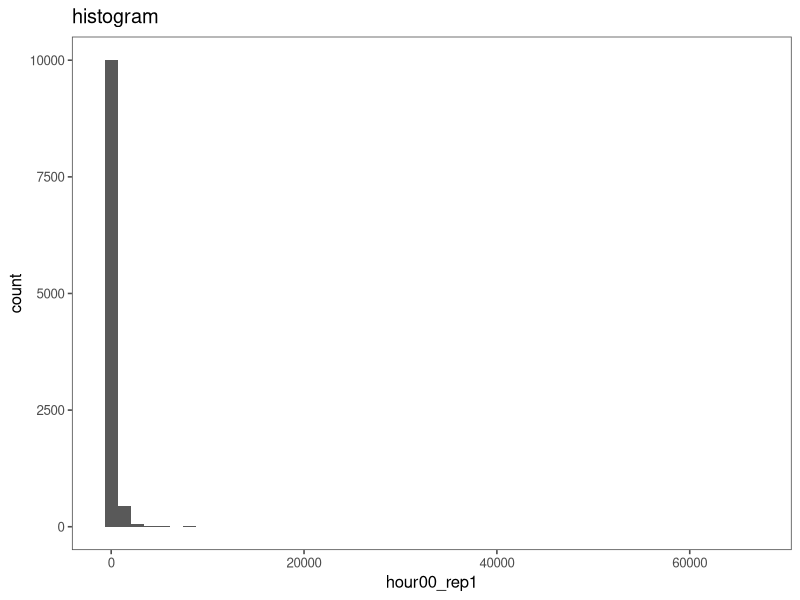
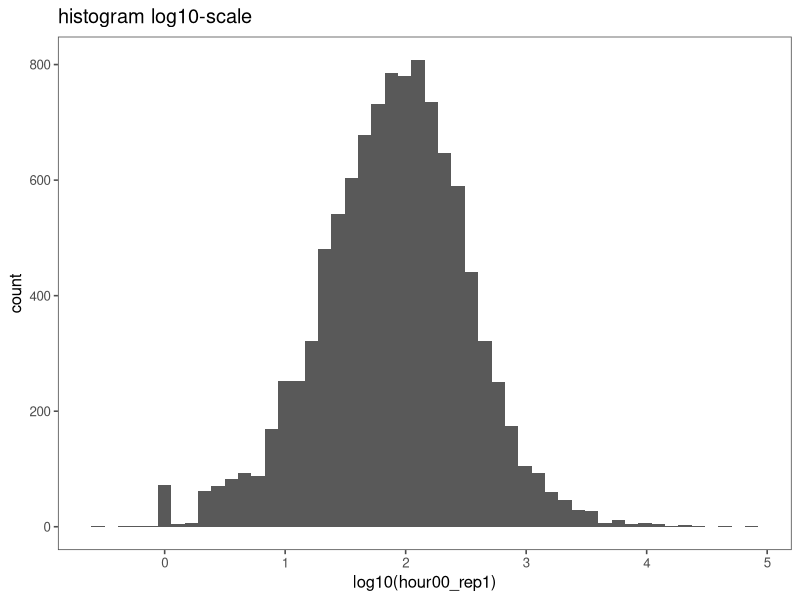
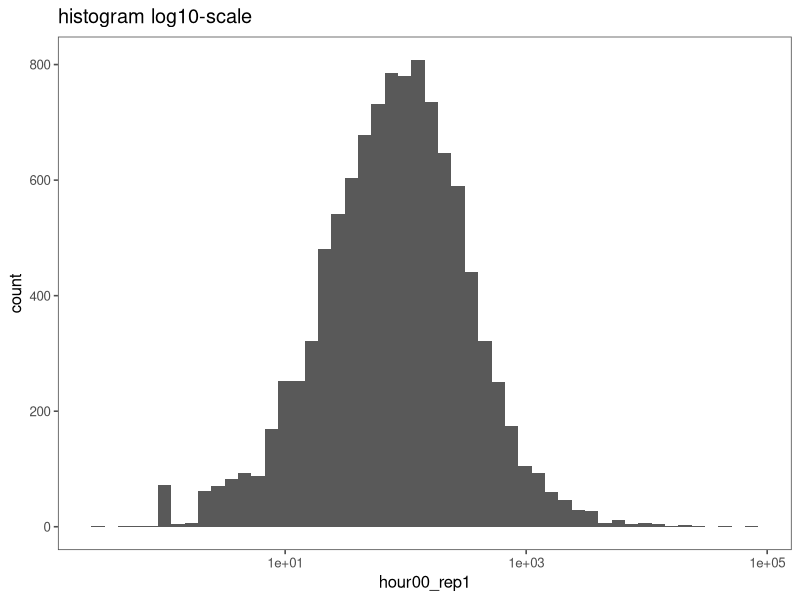
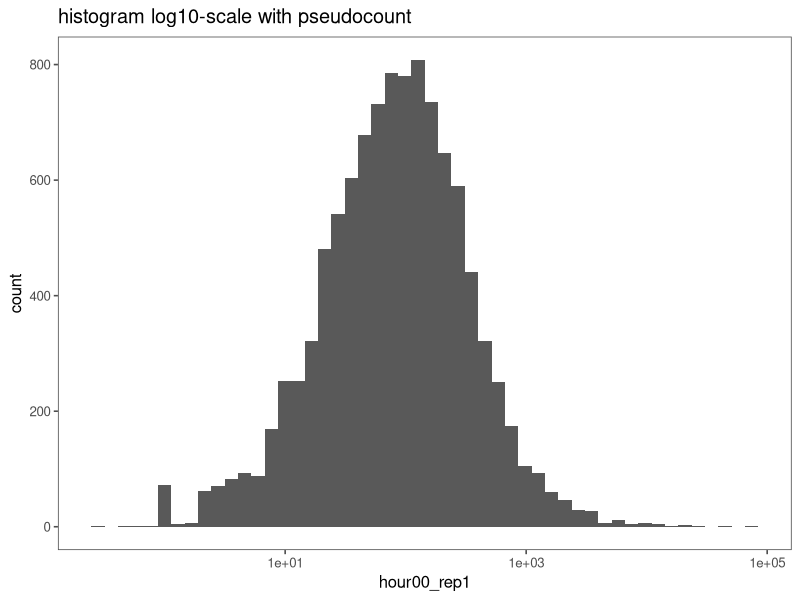
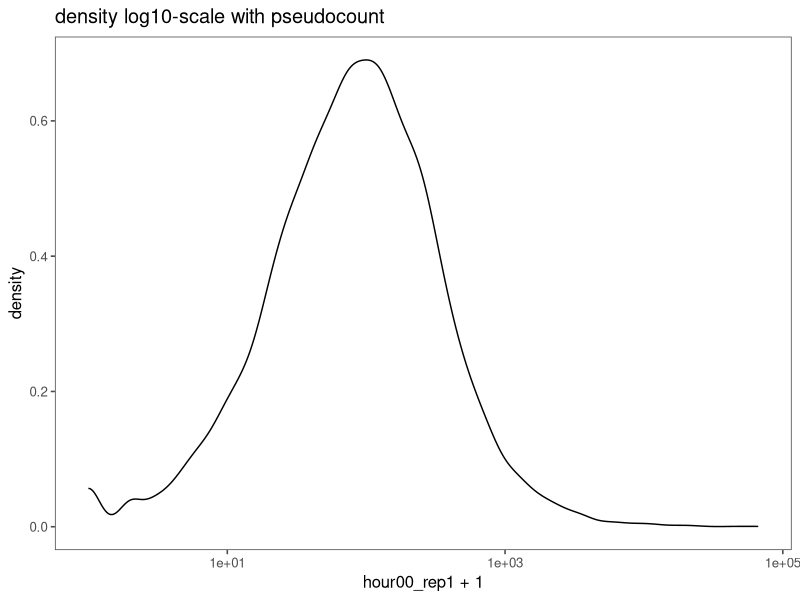
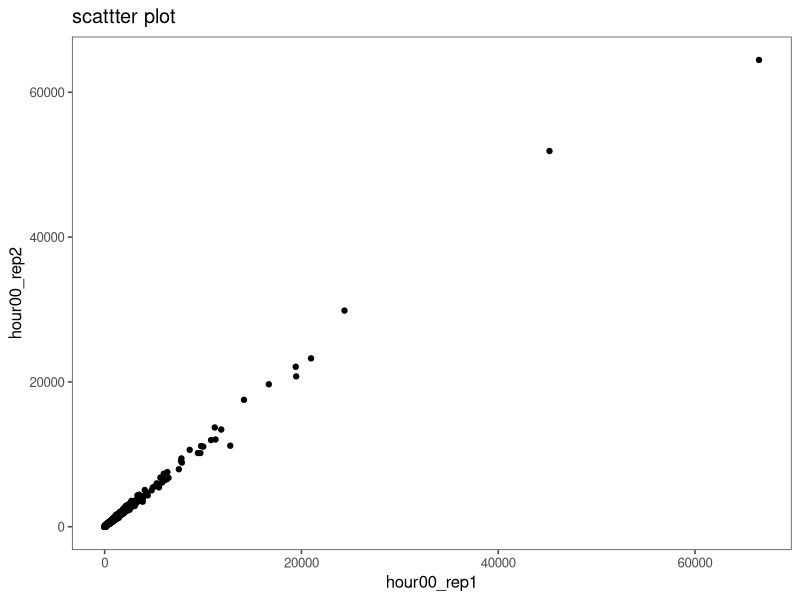
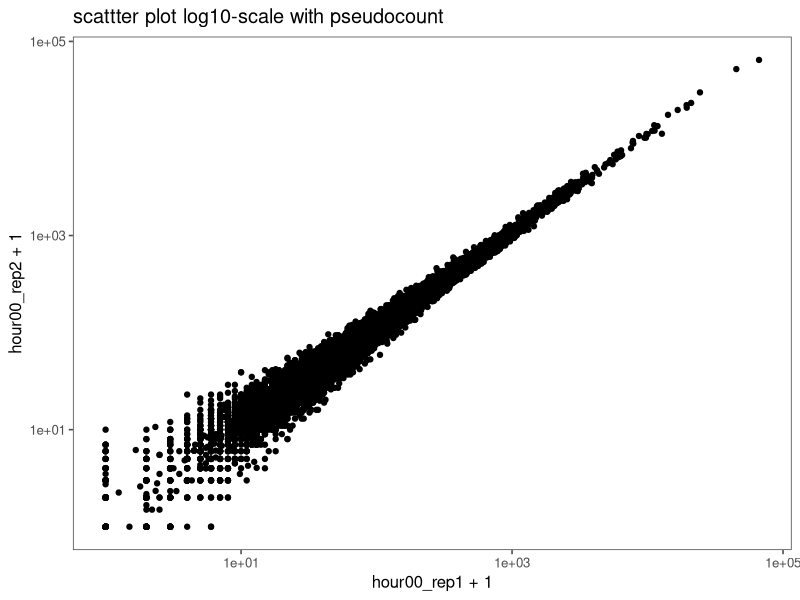
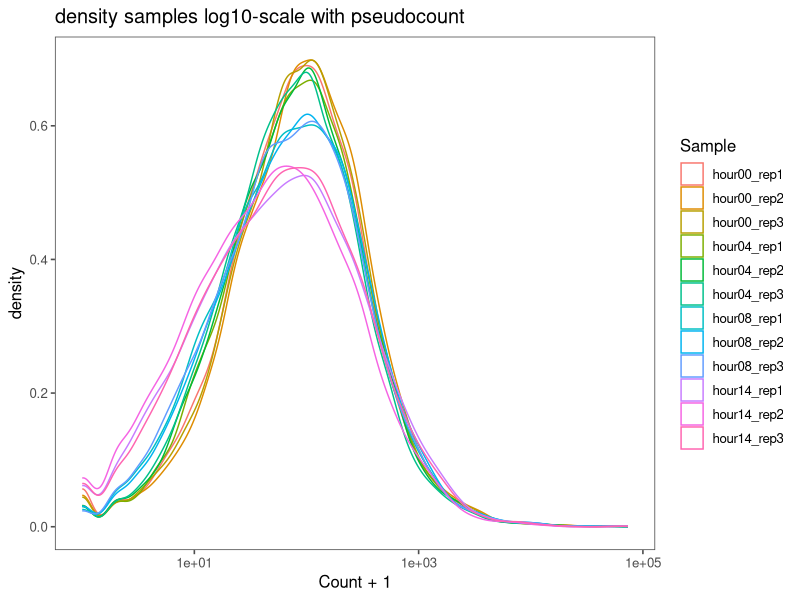

Write the R code that produced these figures, in order.
## ---- chunk 1
# We need to load all the libraries we think are needed for this exercise.
library(tidyverse) # data-warngling
library(ggplot2) # plotting
library(ggthemes) # pretty plotting themes
library(ggrepel) # make nice data point labels
library(reshape2) # converting data from wide-to-long and long-to-wide
library(gridExtra) # arranging multiple plots
library(scales) # nice annotating of x/y axes in plots
library(viridis) # nice color pallete
library(here)
library(corrplot) # easy correlation plots
library(pheatmap) # easy heatmaps
# MUST set working directory
setwd(here()) # need to sent current directory

## ---- chunk 2

data_genelevel <- read_delim(here("2-class2",
                        "data",
                        "data_genelevel.tsv"),
                   delim = "\t",
                   escape_double = FALSE,
                   trim_ws = TRUE)


lib_counts <- data.frame("lib"=colnames(data_genelevel[,-1]),
                         "counts"=colSums(data_genelevel[,-1])
                         )


summary(data_genelevel) # let's get a feel for the data

# histogram
ggplot(data = data_genelevel, aes(x = hour00_rep1)) +
  geom_histogram(bins = 50) +
  theme_few() +
  ggtitle("histogram")


# histogram log10-scale
ggplot(data = data_genelevel, aes(x = log10(hour00_rep1))) +
  geom_histogram(bins = 50) +
  theme_few() +
  ggtitle("histogram log10-scale")

# histogram log10-scale -> my preferred route
ggplot(data = data_genelevel, aes(x = hour00_rep1)) +
  geom_histogram(bins = 50) +
  scale_x_log10() +
  theme_few() +
  ggtitle("histogram log10-scale")

# histogram log10-scale with pseudocount
ggplot(data = data_genelevel, aes(x = hour00_rep1)) +
  geom_histogram(bins = 50) +
  scale_x_log10() +
  theme_few() +
  ggtitle("histogram log10-scale with pseudocount")


# density log10-scale with pseudocount
ggplot(data = data_genelevel, aes(x = hour00_rep1 + 1)) +
  geom_density(bins = 50) +
  scale_x_log10() +
  theme_few() +
  ggtitle("density log10-scale with pseudocount")

# scattter plot
ggplot(data = data_genelevel, aes(x = hour00_rep1, y = hour00_rep2)) +
  geom_point() + 
  theme_few() +
  ggtitle("scattter plot")

# scattter plot log10-scale with pseudocount
ggplot(data = data_genelevel, aes(x = hour00_rep1 + 1, y = hour00_rep2 + 1)) +
  geom_point() + 
  scale_x_log10() +
  scale_y_log10() +
  theme_few() +
  ggtitle("scattter plot log10-scale with pseudocount")

long_genelevel <- reshape2::melt(data_genelevel) # convert from wide-to-long
names(long_genelevel) <- c("gene_symbol","Sample", "Count") # rename columns

# density of all samples log10-scale with pseudocount
ggplot(long_genelevel, aes(x=Count + 1, color = Sample)) + 
  geom_density() +
  scale_x_log10() +
  theme_few() +
  theme(legend.position="right") +
  ggtitle("density samples log10-scale with pseudocount")

# boxplot of all samples log10-scale with pseudocount
ggplot(long_genelevel, aes(y=Count + 1, x = Sample, color = Sample)) + 
  geom_boxplot() +
  scale_y_log10() +
  theme_few() +
  theme(legend.position="right") +
  theme(axis.text.x = element_text(angle = 90, hjust = 1)) +
  ggtitle("boxplot samples log10-scale with pseudocount")

# violinplot of all samples log10-scale with pseudocount
ggplot(long_genelevel, aes(y=Count + 1, x = Sample, color = Sample)) + 
  geom_violin() +
  scale_y_log10() +
  theme_few() +
  theme(legend.position="right") +
  theme(axis.text.x = element_text(angle = 90, hjust = 1)) +
  ggtitle("violinplot samples log10-scale with pseudocount")


## ---- chunk 3
gene_cor_pearson <- cor(x = log10(data_genelevel[,-1] + 1), method = "pearson")


gene_cor_spearman <- cor(x = data_genelevel[,-1], method = "spearman")

corrplot(corr = gene_cor_pearson,
         addCoefasPercent = T,
         addCoef.col = "white",
         number.cex = .8,
         diag = T
         )


corrplot(corr = gene_cor_pearson,
         addCoefasPercent = T,
         addCoef.col = "white",
         number.cex = .8,
         diag = T,
         # col = rev(viridis(20)),
         order = "hclust",
         addrect = 4,
         rect.col = "red",
         title = "Pearson"
         )

corrplot(corr = gene_cor_spearman,
         addCoefasPercent = T,
         addCoef.col = "white",
         number.cex = .8,
         diag = T,
         # col = rev(viridis(20)),
         order = "hclust",
         addrect = 4,
         rect.col = "red",
         title = "Spearman"
         )



corrplot(corr = gene_cor_pearson,
         type = "upper",
         col = rev(viridis(20)),
         addCoefasPercent = T,
         addCoef.col = "white",
         number.cex = .8,
         diag = F,
         title = "Pearson Upper Triangular"
         )




## ---- chunk 4

pheatmap(mat = gene_cor_pearson, 
         border_color = "black",
         cluster_rows = T,
         cluster_cols = T )


pheatmap(mat = gene_cor_pearson,
         clustering_method = "ward.D2", 
         border_color = "black",
         cluster_rows = T,
         cluster_cols = T )


## ---- chunk 5

pcDF <- prcomp(log10(data_genelevel[,-1] + 1), center = T, scale. = T) 

summary(pcDF) # summarize the PCs by variance
a <- summary(pcDF) # assing the summary to the variable 'a'
a$importance[2,1] # then we can pull specific numbers out of 'a'
## ---- chunk 6
pcDFData <- data.frame(pcDF$rotation) # we make a dataframe out of the rotations and will use this to plot


ggplot(pcDFData, aes(x=PC2, y=PC1)) +
  geom_point(size=2) +
  geom_text_repel(label=rownames(pcDFData)) +
  theme_few() +
  labs(ylab(paste("PC1 (%",100*round(a$importance[2,1], digits = 3),")", sep = "")
)) +
  labs(xlab(paste("PC2 (%",100*round(a$importance[2,2], digits = 3),")", sep = "")
)) +
  ggtitle("PCA analysis") 


pcDFData$ID <- rownames(pcDFData)
pcDFData <- pcDFData %>% separate(col = ID, sep = "_", into = c("time","rep"))


ggplot(pcDFData, aes(x=PC2, y=PC1)) +
  geom_point(size=2, aes(shape = rep, color = time)) +
  geom_text_repel(label=rownames(pcDFData)) +
  scale_color_manual(values = rev(viridis(4, option="D", end = .8))) +
  theme_few() +
  labs(ylab(paste("PC1 (%",100*round(a$importance[2,1], digits = 3),")", sep = "")
)) +
  labs(xlab(paste("PC2 (%",100*round(a$importance[2,2], digits = 3),")", sep = "")
)) +
  ggtitle("PCA analysis") 


## ---- chunk 7

dux_targets <- c("AC010606.1", "ALPPL2", "C1DP2", "CCNA1", "DUXA", "HNRNPCL1", "KDM4E", "KHDC1L", "KHDC1L", "KHDC1P1", "KLF17", "LEUTX", "MBD3L2", "MBD3L3", "MBD3L4", "MBD3L5", "PRAMEF1", "PRAMEF10", "PRAMEF11", "PRAMEF12", "PRAMEF13", "PRAMEF14", "PRAMEF15", "PRAMEF17", "PRAMEF18", "PRAMEF19", "PRAMEF2", "PRAMEF3", "PRAMEF4", "PRAMEF5", "PRAMEF6", "PRAMEF7", "PRAMEF8", "PRAMEF9", "RFPL2", "RFPL4B", "RP11-432M8.11", "RP11-432M8.17", "RP11-432M8.9", "RP11-554D14.4", "RP13-221M14.1", "RP13-221M14.3", "RP13-221M14.5", "SLC34A2", "TPRX1", "TRIM43", "TRIM43B", "TRIM43CP", "TRIM49","TRIM49B", "TRIM49C", "TRIM49DP", "TRIM49L1", "TRIM51", "TRIM51BP", "TRIM51CP", "TRIM51EP", "TRIM53AP", "TRIM53BP", "TRIM53CP", "WI2-2994D6.1", "WI2-2994D6.2", "WI2-3308P17.2", "XX-FW84067D5.1", "ZNF280A", "ZNF705G", "ZSCAN4")


long_genelevel$target <- if_else(condition = long_genelevel$gene_symbol %in% dux_targets,
        true = "target",
        false = "not target"
          )

ggplot(data = long_genelevel  %>% filter(gene_symbol=="DUXA"), aes(x = Sample, y = Count)) +
  geom_point() +
  scale_y_log10() +
  theme_few() +
  theme(legend.position="right") +
  theme(axis.text.x = element_text(angle = 90, hjust = 1)) +
  ggtitle("log10 DUXA counts")

ggplot(data = long_genelevel, aes(x = Sample, y = Count, fill = target)) +
  geom_boxplot() +
  scale_y_log10() +
  theme_few() +
  theme(legend.position="right") +
  theme(axis.text.x = element_text(angle = 90, hjust = 1)) +
  ggtitle("DUX4 targets vs not targets")


ggplot(data = long_genelevel, aes(x = Sample, y = Count, fill = target)) +
  geom_boxplot(outlier.shape=NA) +
  scale_y_log10() +
  theme_few() +
  theme(legend.position="right") +
  theme(axis.text.x = element_text(angle = 90, hjust = 1)) +
  ggtitle("DUX4 targets vs not targets")

## ---- chunk 8
sessionInfo()
